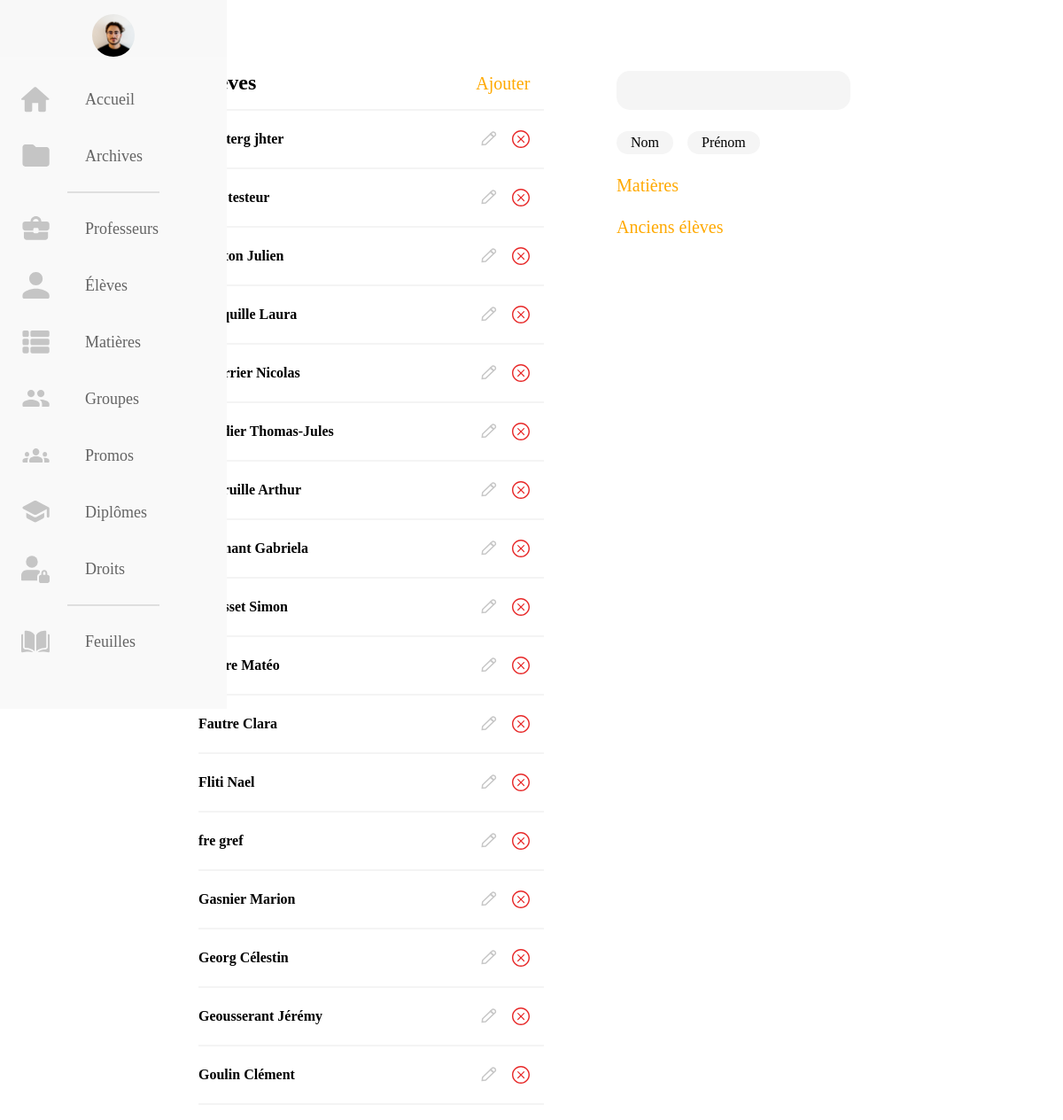
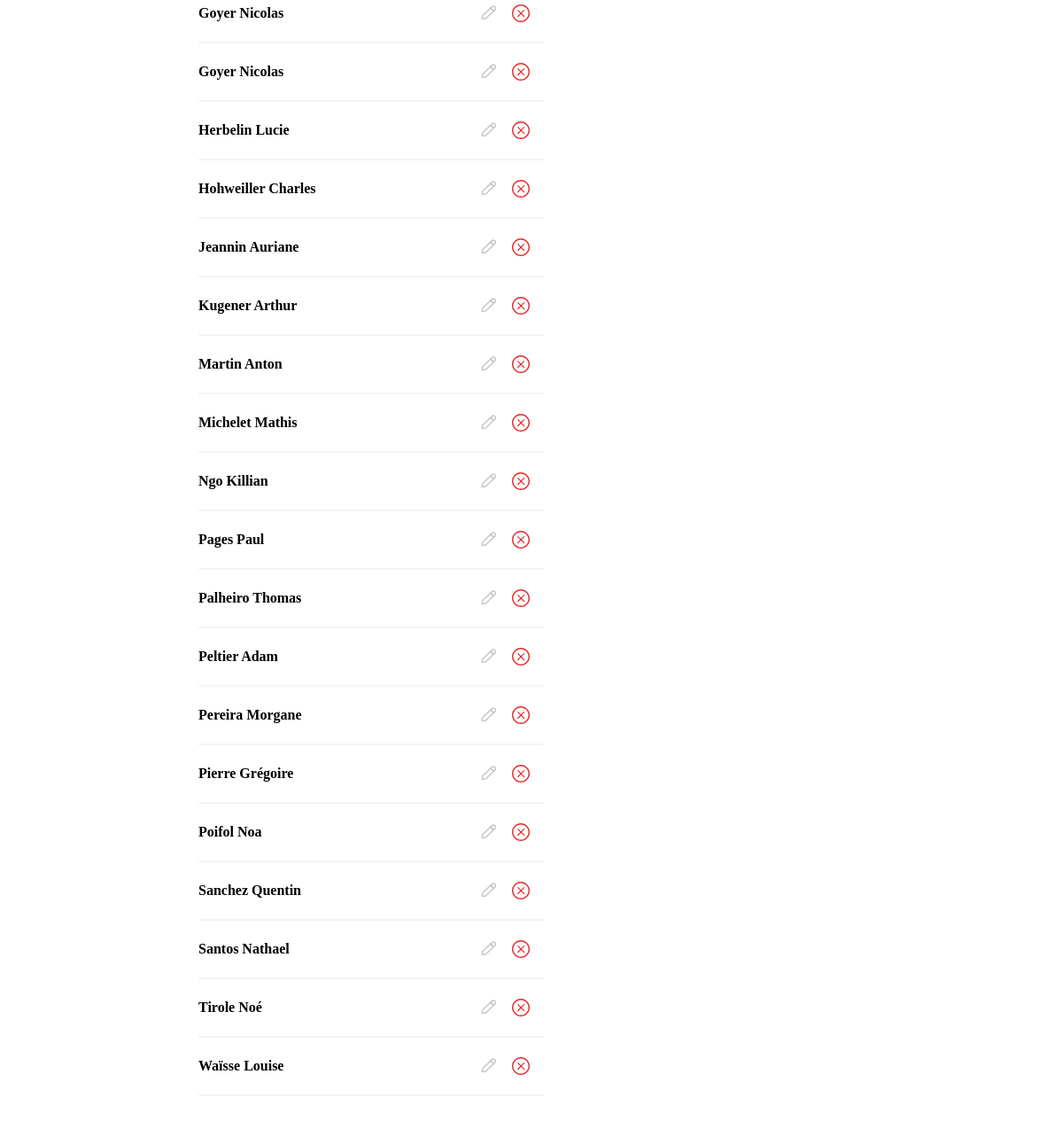
/src/asset/back-office/eleves/eleves.php (signed in), run on the app's committed database (2 pictures, top to bottom).
### tables this page shows
CREATE TABLE `user` (
  `idUser` int(11) NOT NULL,
  `codeUser` varchar(40) NOT NULL,
  `nomUser` varchar(40) NOT NULL,
  `prenomUser` varchar(40) NOT NULL,
  `mailUser` varchar(40) NOT NULL,
  `signatureUser` blob,
  `photoUser` varchar(255) NOT NULL,
  `isProf` tinyint(1) NOT NULL,
  `isAdmin` tinyint(1) NOT NULL,
  `isActualUser` tinyint(1) NOT NULL
);

### src/asset/back-office/eleves/eleves.php (the view, shortened to what this page needs)
<?php
if ( $_SESSION['isAdmin']==1 && $_SESSION['isActualUser'] == 1 ){
?>
<!DOCTYPE html>
<html lang="fr">
<head>
    <link rel="stylesheet" href="https://pro.fontawesome.com/releases/v5.15.1/css/all.css" type="text/css">
    <link rel="stylesheet" href="../../../css/profs.css">
</head>
<body>
    <?php
        include "../../client-side/connexionBDD.php";
        $stmt = $dbh->prepare("SELECT idUser, nomUser, prenomUser FROM user WHERE isProf = 0 AND isActualUser = 1 ORDER by nomUser");
        $donnees = $stmt->execute();
    ?>
<nav class="navbar">
    <ul class="navbar-nav">
      <li class="logo">
        <a href="#" class="nav-link">
        <?php if (isset($_SESSION['photoUser'])){
            ?>  <img class="" src="../../../../images-users/<?php echo $_SESSION['photoUser'] ?>"  alt=""> <?php
          }
          else { ?>
            <span class="link-text logo-text" > <?php echo $_SESSION['name'];?></span>
          <?php  } ?>
        </a>
      </li>
      <li class="nav-item">
        <a href="../home.php" class="nav-link">
        <img src="../../../img/Icons/HomeOrange.svg" alt="">
        <span class="link-text">Accueil</span>
        </a>
      </li>
      <li class="nav-item">
        <a href="../archives.php" class="nav-link">
        <img src="../../../img/Icons/FolderOrange.svg" alt="">
        <span class="link-text">Archives</span>
        </a>
      </li>
      <hr class="separator">
      <li class="nav-item">
        <a href="../profs/profs.php" class="nav-link">
        <img src="../../../img/Icons/MaletteOrange.svg" alt="">
        <span class="link-text">Professeurs</span>
        </a>
      </li>
      <li class="nav-item">
        <a href="../eleves/eleves.php" class="nav-link">
        <img src="../../../img/Icons/UserOrange.svg" alt="">
        <span class="link-text">Élèves</span>
        </a>
      </li>
      <li class="nav-item">
        <a href="../matieres/matieres.php" class="nav-link">
        <img src="../../../img/Icons/ParamsOrange.svg" alt="">
        <span class="link-text">Matières</span>
        </a>
      </li>
      <li class="nav-item">
        <a href="../groupes/groupes.php" class="nav-link">
        <img src="../../../img/Icons/2UsersOrange.svg" alt="">
        <span class="link-text">Groupes</span>
        </a>
      </li>
      <li class="nav-item">
        <a href="../promos/promos.php" class="nav-link">
        <img src="../../../img/Icons/3UsersOranges.svg" alt="">
        <span class="link-text">Promos</span>
        </a>
      </li>
      <li class="nav-item">
        <a href="../diplomes/diplomes.php" class="nav-link">
        <img src="../../../img/Icons/DiplomeOrange.svg" alt="">
        <span class="link-text">Diplômes</span>
        </a>
      </li>
      <li class="nav-item">
        <a href="../droits/droits.php" class="nav-link">
        <img src="../../../img/Icons/profile.svg" alt="">
        <span class="link-text">Droits</span>
        </a>
      </li>
      <hr class="separator">
      <li class="nav-item">
        <a href="../../../../../workshop-test" class="nav-link">
        <img src="../../../img/Icons/books.svg" alt="">
        <span class="link-text">Feuilles</span>
        </a>
      </li>
    </ul>
  </nav>
        <main>
          <div id="containerList">
            <div class="containerTools">
              <h2 class="hRole">Élèves</h2>
              <a href="eleves-create.php">Ajouter</a>
              <div class="filtres">
                <input class="search" placeholder="&#xF002;" />
                <div class="filtresSort">
                  <span class='sort' data-sort='nomEleves' data-default-order='asc'>Nom</span>
                  <span class='sort' data-sort='prenomEleves' data-default-order='asc'>Prénom</span>
                </div>
                <a href="../matieres/matieres.php" class="links">Matières<i class="far fa-arrow-right"></i></a>
                <a href="anciens-eleves.php" class="links">Anciens élèves<i class="far fa-arrow-right"></i></a>
              </div>
            </div>
          <ul class="list">
        <?php
            while ($donnees = $stmt->fetch()){
        ?>
          <li class="liList">
            <div class="containerEleves">
              <span class="nomEleves"><?php echo $donnees['nomUser'] ?></span> <span class="prenomEleves"><?php echo $donnees['prenomUser'] ?></span>
            </div>
            <div class="containerActions">
              <a href="eleves-create.php?action=edit&amp;id=<?php echo $donnees['idUser']?>"><img src="../../../img/Icons/Edit.svg" alt=""></a>
              <a href="#modalWindow" class="linkModal"><img src="../../../img/Icons/croixRouge.svg" alt=""></a>
            </div>
          </li>
        <?php
        }
        ?>
        </ul>
        </div>
        </main>
</body>
</html>
<?php
      }

### src/css/profs.css (style rules this page uses)
:root { --colorText: #FFA900; --colordark : #333333; --colorGrey : #878787; --colorBarre : rgba(240, 240, 240, 0.7); --colorWhite : #FFFFFF; --colorDots : #DADADA; --colorBlack: rgba(20,20,43,1); --text-primary: #23232e; --text-secondary: #141418; --text-third: #929292; --bg-primary: #f9f9f9; --bg-secondary: #f8f8f8 ; --bg-searchBar : #F5F5F5; --jauneESADD: #FAA900; --transition-speed: 600ms; --retard: #D31818; --white: white; --colorCaseGris: #F8F8F8; --colorAnnuler: #B4B4B4; }
* { outline: none; }
body { color: black; background-color: white; margin: 0; padding: 0; font-family: 'Futura PT'; }
.navbar { position: fixed; background-color: var(--bg-primary); transition: width 600ms ease; overflow: scroll; }
.navbar-nav { list-style: none; padding: 0; margin: 0; display: flex; flex-direction: column; align-items: center; height: 100%; }
.nav-item { width: 100%; }
.nav-link { display: flex; align-items: center; height: 4rem; color: var(--text-primary); text-decoration: none; filter: grayscale(100%) opacity(0.7); transition: var(--transition-speed); }
.link-text { display: none; margin-left: 1rem; font-size: 18px; font-weight: 500; }
.nav-link svg, .nav-link img { width: 2rem; min-width: 2rem; margin: 0 1.5rem; }
.logo img { width: 3rem; border-radius: 50%; margin-left:auto; margin-right: auto; margin-top: 1rem; margin-bottom: 0; }
.logo .nav-link { filter: none; }
.logo { font-weight: bold; text-transform: capitalize; margin-bottom: 1rem; text-align: center; color: var(--text-secondary); background: var(--bg-secondary); font-size: 1.5rem; width: 100%; }
main { display: flex; flex-direction: column; justify-content: center; }
.containerTools { display: flex; flex-direction: row; justify-content: space-between; align-items: baseline; }
.containerTools a { color: var(--colorText); text-decoration: none; font-size: 1.25rem; margin-right: 1rem; }
#containerList { text-align: left; }
h2 { margin:0; }
.list { list-style: none; padding:0; }
.liList { display: flex; flex-direction: row; justify-content: space-between; align-items: center; font-family: 'Futura PT Light'; font-weight: 600; height: 4rem; border-bottom: 1px solid var(--colorBarre); border-top: 1px solid var(--colorBarre); }
.liList:first-of-type { border-top: 2px solid var(--colorBarre); }
.liList:last-of-type { border-bottom: 2px solid var(--colorBarre); }
.containerActions { display: flex; flex-direction: row; justify-content: space-between; align-items: center; }
.containerActions a { width: 1.3rem; height: 1.3rem; }
.containerActions a:first-of-type { margin-right: 1rem; }
.containerActions a:nth-of-type(2) { margin-right: 1rem; text-decoration: none; }
.containerActions img { width: 100%; height: 100%; }
.search { background-color: var(--bg-searchBar); border: none; border-radius: 15px; width: 14.5rem; height: 0.75rem; padding: 1rem 1rem; font-family: 'Font Awesome 5 Pro', 'Futura PT'; font-size: 1rem; }
.search::placeholder { color: var(--colorGrey); }
.filtresSort span { background-color: var(--bg-searchBar); border-radius: 15px; text-align: center; }
.links { margin-top: 1.5rem; display:block; }
.links i { margin-left: 1rem; }
@media all and (min-width: 601px) { .navbar { top: 0; width: 5rem; height: 100vh; } }
@media all and (min-width: 601px) { ul { padding:0 10rem; } }
@media all and (min-width: 601px) { .separator { width: 40%; box-shadow: none; border: 1px solid #DFDFDF; } }
@media all and (min-width: 601px) { main { margin-left: 14rem; padding: 5rem 0; } }
@media all and (min-width: 601px) { .containerTools, .list { width: 40%; } }
@media all and (min-width: 601px) { .filtres { position: absolute; right: 20vw; } }
@media all and (min-width: 601px) { .filtresSort { display:flex; flex-direction: row; align-items: baseline; margin-top: 1.5rem; } }
@media all and (min-width: 601px) { .filtresSort span { margin-right: 1rem; padding: 0.25rem 1rem; } }

### data on the page
user: prenomUser "jhter"
user: prenomUser "testeur"
user: prenomUser "Julien"
user: nomUser "Carquille", prenomUser "Laura"
user: prenomUser "Nicolas"
user: prenomUser "Thomas-Jules"
user: nomUser "Debruille", prenomUser "Arthur"
user: prenomUser "Gabriela"
user: prenomUser "Simon"
user: prenomUser "Matéo"
user: nomUser "Fautre", prenomUser "Clara"
user: nomUser "Fliti", prenomUser "Nael"
user: nomUser "fre", prenomUser "gref"
user: nomUser "Gasnier", prenomUser "Marion"
user: nomUser "Georg", prenomUser "Célestin"
user: nomUser "Geousserant", prenomUser "Jérémy"
user: nomUser "Goulin", prenomUser "Clément"
user: nomUser "Goyer", prenomUser "Nicolas"
user: nomUser "Goyer", prenomUser "Nicolas"
user: nomUser "Herbelin", prenomUser "Lucie"
user: nomUser "Hohweiller", prenomUser "Charles"
user: nomUser "Jeannin", prenomUser "Auriane"
user: nomUser "Kugener", prenomUser "Arthur"
user: nomUser "Martin", prenomUser "Anton"
user: nomUser "Michelet", prenomUser "Mathis"
user: nomUser "Ngo", prenomUser "Killian"
user: nomUser "Pages", prenomUser "Paul"
user: nomUser "Palheiro", prenomUser "Thomas"
user: nomUser "Peltier", prenomUser "Adam"
user: nomUser "Pereira", prenomUser "Morgane"
user: nomUser "Pierre", prenomUser "Grégoire"
user: nomUser "Poifol", prenomUser "Noa"
user: nomUser "Sanchez", prenomUser "Quentin"
user: nomUser "Santos", prenomUser "Nathael"
user: nomUser "Tirole", prenomUser "Noé"
user: nomUser "Waïsse", prenomUser "Louise"
